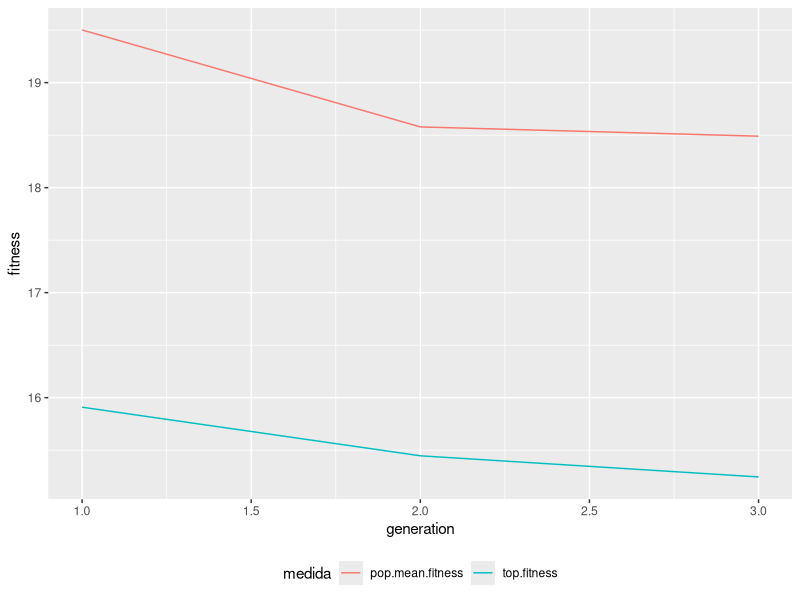

Reproduce this figure in R.
library(MASS)
library(dplyr)
library(caret)
library(ggplot2)
library(tidyr)

##  -------------------------------------------------------
##  Área de funciones
##  -------------------------------------------------------

# Obtener cromosoma
# Esta función devuelve un arreglo con 1s y 0s, en la posición de cada variable en train,
# exceptuando la variable indicada por 'label'
get_chromosome <- function(x, data, label){
  col_names <- names(data)
  inputs <- setdiff(col_names, label)
  cromosoma <- sample(c(0,1), size = length(inputs), replace = TRUE)
  # Si todos son cero, pone a 1 todas las variables
  if (sum(cromosoma) == 0) {
    cromosoma <- rep(1,length(inputs)) 
  }
  output <- cromosoma
  return(output)
}

# Función de fitness
# Ajusta el modelo con el conjunto train utilizando las variables indicadas por el cromosoma
# Computa la suma de cuadrados de los residuos sobre el conjunto test
# label indica la variable dependiente 
get_fitness <- function(chromosome, train, test, label) {
  # Quita la columna con nombre 'label'
  col_names <- names(train)
  inputs <- setdiff(col_names, label)
  # Obtiene un arreglo lógico con las variables a incluir
  chromosome <- as.logical(chromosome)
  
  # Obtiene la fórmula de regresión lineal
  regresoras <- paste0(inputs[chromosome], collapse = '+')
  formula <- paste0(label, "~", regresoras)
  # Ajusta el modelo lineal sobre train
  lm.model <- lm(formula, data = train)
  # Se obtienen valores ajustados sobre el conjunto test
  pred <- predict(lm.model, test)
  # Suma de errores al cuadrado sobre test
  fitness.measure <- sum((test[[label]] - pred)^2)
  return(fitness.measure)
}


# Función de fitness con validación cruzada (K-folds CV)
# Ajusta K modelos utilizando (K-1)/K de los datos y obteniendo el fitness sobre
# la fracción 1/K restante de los datos.
# Devuelve el promedio de las medidas de fitness
get_fitness_cv <- function(chromosome, data, label, k=10) {
  
  # Función para obtener la medida de fitness sobre uno de los folds
  get.fitness.measure <- function(foldIndex, data, formula, label) {
    # Obtener los datos de ajuste y validación del modelo
    trainData <- data[foldIndex, ]
    cvData <- data[-foldIndex, ]
    
    # Ajustar el modelo
    lm.model <- lm(formula, data = trainData)
    # Se obtiene la medida de fitness
    
    # MSE sobre el conjunto de prueba
    pred <- predict(lm.model, cvData)
    fitness.measure <- mean((cvData[[label]] - pred)^2)
    
    # Criterios de información sobre el conjunto de ajuste
    #fitness.measure <- BIC(lm.model)
    #fitness.measure <- AIC(lm.model)
    return(fitness.measure)
  }
  
  # Quita la columna con nombre 'label'
  inputs <- setdiff(names(data), label)
  # Obtiene un arreglo lógico con las variables a incluir
  chromosome <- as.logical(chromosome)
  
  # Obtiene la fórmula de regresión lineal
  regresoras <- paste0(inputs[chromosome], collapse = '+')
  formula <- paste0(label, "~", regresoras)
  
  # Obtener los k folds para ajustar el modelo
  folds <- createFolds(data[[label]], k = k, returnTrain = TRUE)
  
  # Obtener las medidas de fitness
  fitness <- sapply(folds, get.fitness.measure, data, formula, label)
  
  # Devolver la media de las medidas de fitness
  return(mean(fitness))
}


# Función de crossover para generar 2 hijos a partir de 2 padres
# parents - una lista de 2 cromosomas
# Devuelve una lista de 2 cromosomas hijos
crossover.fn <- function(parents){
  p1 <- parents[[1]]
  p2 <- parents[[2]]
  chromosome_len <- length(p1)
  mask1<-rep(0,ceiling(chromosome_len-chromosome_len/2))
  mask2 <- rep(1,chromosome_len/2)
  mask_last_half <-c(mask1,mask2)
  mask1<-rep(1,ceiling(chromosome_len-chromosome_len/2))
  mask2 <- rep(0,chromosome_len/2)
  mask_first_half <- c(mask1,mask2)
  child1 <- mask_first_half*p1 + mask_last_half*p2
  child2 <- mask_first_half*p2 + mask_last_half*p1
  return(list(child1,child2))
}

# Devuelve una lista de 2 padres obtenidos de la población a partir
# de una variable de roulette
select_mating_parents <- function(x, roulette, population) {
  # Toma dos índices de padres aleatoriamente, utilizando como pesos el ranking
  # de la ruleta en el dataframe ordenado
  parents <- sample(roulette$parent, size = 2, prob = roulette$rank)
  # Devuelve una lista de 2 padres obtenidos de la población
  return(population[parents])
}

# Función de mutación, aplica una mutación aleatoria al cromosoma 'child'
mutation.fn <- function(child, rate=0.01){
  mask <- sample(c(1,0), length(child), replace = TRUE, prob = c(rate, 1-rate))
  mutation.child <- xor(child, mask)*1.0
  return(mutation.child)
}

# Función para obtener una transformación del dataframe data
# Quita las etiquetas en la lista remove.labels
# Aplica la función fn al dataframe y añade el sufijo fn.label a los campos
get_transformed_df <- function(data, remove.labels, fn, fn.label) {
  # Obtener las columnas de data
  col.names <- names(data)
  # Quitar la lista de columnas especificada por remove.labels
  inputs <- setdiff(col.names, remove.labels)
  # Aplicar la transformación fn a data
  output.df <- fn(data[inputs])
  # Modificar sus nombres de columnas de acuerdo con fn.label
  names(output.df) <- paste(names(output.df), fn.label, sep=".")
  return(output.df)
}

##  --------------------------------------------------------------------
##  Función principal de entrenamiento y ejecución del algoritmo genético
##  --------------------------------------------------------------------

alg_gen <- function (data, label, pop_size, generations, mutation_rate, k_folds) {
  # Lista para guardar el top de cada generación
  gen.hist <- list()
  
  # Variables para graficar
  gen.hist$top.fitness.tray <- c(1:generations)
  gen.hist$mean.fitness.tray <- c(1:generations)
  
  # Correr las generaciones
  for (i in 1 : generations) {
    
    print(paste0("Generación = ", i, collapse=""))
    
    # Obtener la población
    if (i == 1) {
      population <- lapply(1:pop_size, get_chromosome, data=data, label=label)
    } else {
      # Se aplica la mutación aleatoria a la lista de hijos para obtener la nueva población
      population <- lapply(children, mutation.fn, rate=mutation_rate)
    }
    
    # Se obtiene el fitness para la población
    fitness <- lapply(population, get_fitness_cv, data=data, label=label, k = k_folds)
    
    # Se genera una lista de los padres y sus valores de fitness, (ruleta)
    roulette <-
      tibble(parent=1:pop_size, fitness= fitness %>% unlist()) %>%
      arrange(desc(fitness))
    
    # Se agrega la columna de ranking
    roulette$rank <- 1:nrow(roulette)
    
    # Devuelve una lista de parejas para aparearse
    mating_parents <-
      lapply(1:pop_size, select_mating_parents,
             roulette=roulette, 
             population=population)
    
    # Se aplica un apareamiento entre cada par de padres para generar un par de hijos
    children <- lapply(mating_parents, crossover.fn)
    
    # Se unlistan los hijos y se toman solo los primeros pop_size
    children <- children %>% unlist(recursive = F) 
    children <- children[1:pop_size]
    
    # Se obtiene el padre con el fitness más alto
    top_parent <- roulette %>% tail(1) %>% pull(parent)
    top_parent_fitness <- roulette %>% tail(1) %>% pull(fitness)
    gen.hist$top.fitness.tray[i] <- top_parent_fitness
    gen.hist$top.chromosomes[[i]] <- population[[top_parent]]
    print(population[[top_parent]])
    print(paste0("Top parent fitness:", top_parent_fitness, collapse = " "))
    
    # Se obtiene la media del fitness para cada generación
    gen.hist$mean.fitness.tray[i] <- mean(roulette$fitness)
  }
  
  # Obtener la generación con el mejor fitness
  gen.hist$best.gen <- which.min(gen.hist$top.fitness.tray)
  gen.hist$best.chromosome <- gen.hist$top.chromosomes[[gen.hist$best.gen]]
  print(paste("Generación con mejor fitness (", gen.hist$best.gen, ") : ", gen.hist$top.fitness.tray[gen.hist$best.gen], sep=""))
  print(gen.hist$best.chromosome)
  
  # Obtener las predictoras finales con mejor fitness
  gen.hist$final.inputs <- setdiff(colnames(data), label)[as.logical(gen.hist$best.chromosome)]
  print("Variables finales")
  print(gen.hist$final.inputs)
  
  return(gen.hist)
}


##  --------------------------------------------------------------------
##  Código principal
##  --------------------------------------------------------------------


# Obtener datos transformados
sq.Boston <- get_transformed_df(Boston, c("chas", "medv"), function(x) x^2, "sq")
cub.Boston <- get_transformed_df(Boston, c("chas", "medv"), function(x) x^3, "cube")
inv.Boston <- get_transformed_df(Boston, c("chas", "zn", "medv"), function(x) 1/x, "inv")
int.Boston <- Boston$chas * get_transformed_df(Boston, c("chas", "medv"), function(x) x, "int.chas")
#final.Boston <- cbind(Boston, sq.Boston, cub.Boston, inv.Boston, int.Boston)
final.Boston <- cbind(Boston, sq.Boston, cub.Boston, inv.Boston)
#final.Boston <- Boston

# Parámetros de simulación
POP_SIZE <- 50
GENERATIONS <- 3
MUTATION_RATE <- 0.05
K <- 10

# Ejecutar la función de algoritmo genético
gen.hist <- alg_gen(data = final.Boston, label = "medv", 
  pop_size = POP_SIZE,
  generations = GENERATIONS,
  mutation_rate = MUTATION_RATE, 
  k_folds = K)

# Guardar los resultados del corrimiento
save(gen.hist, file = paste("gen-hist-all", GENERATIONS, ".Rdata", sep=""))


##  --------------------------------------------------------------------
##  Gráficas de la ejecución del algoritmo genético
##  --------------------------------------------------------------------

# Función para graficar la medida fitness de la media de la generación y el top
graficarGeneraciones <- function (gen.hist) {
  # Crear un dataframe con los resultados top y promedio por generación
  tray <- tibble(generation = 1 : length(gen.hist$top.fitness.tray), 
    top.fitness = gen.hist$top.fitness.tray, 
    pop.mean.fitness = gen.hist$mean.fitness.tray)
  
  # Poner los resultados en formato tidy
  tidy.tray <- tray %>% 
    gather("medida", "fitness", -1)
  
  # Graficar
  ggplot(tidy.tray, aes(x = generation, y = fitness, col = medida)) + 
    geom_line() +
    theme(legend.position = "bottom")
}

# Graficar las trayectorias de las generaciones
graficarGeneraciones(gen.hist)















